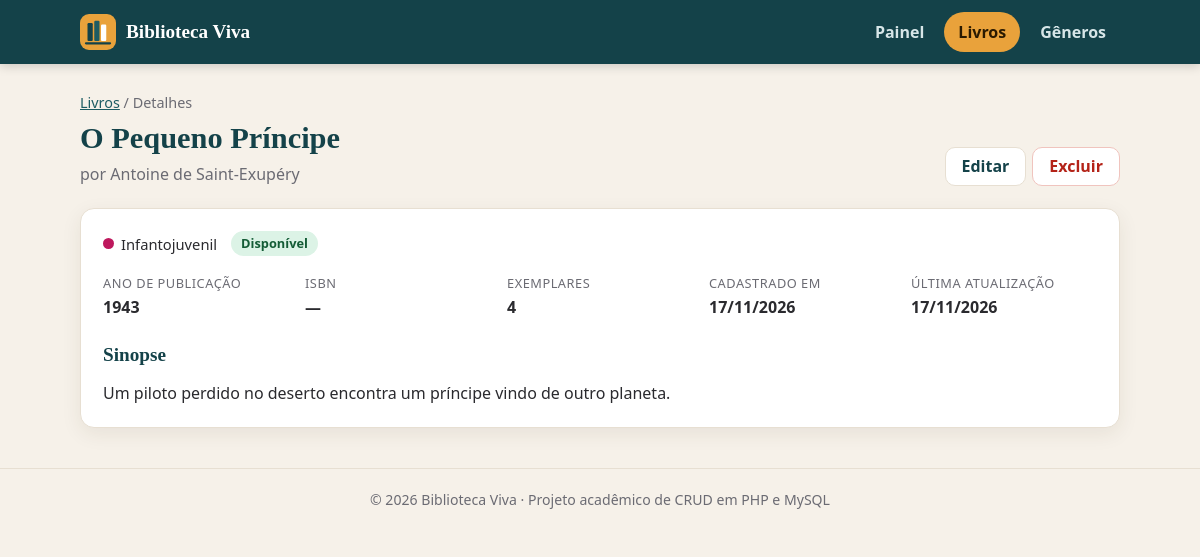
The page /public/index.php?pagina=livros&acao=ver&id=10 on the database its author committed.
### tables this page shows
CREATE TABLE `livros` (
    `id`             INT UNSIGNED NOT NULL AUTO_INCREMENT,
    `titulo`         VARCHAR(150) NOT NULL,
    `autor`          VARCHAR(100) NOT NULL,
    `ano_publicacao` SMALLINT UNSIGNED NULL,
    `isbn`           VARCHAR(13)  NULL,                     
    `sinopse`        TEXT         NULL,
    `exemplares`     INT UNSIGNED NOT NULL DEFAULT 1,
    `status`         ENUM('disponivel', 'emprestado', 'reservado') NOT NULL DEFAULT 'disponivel',
    `genero_id`      INT UNSIGNED NOT NULL,
    `criado_em`      TIMESTAMP    NOT NULL DEFAULT CURRENT_TIMESTAMP,
    `atualizado_em`  TIMESTAMP    NOT NULL DEFAULT CURRENT_TIMESTAMP ON UPDATE CURRENT_TIMESTAMP,
    PRIMARY KEY (`id`),
    UNIQUE KEY `uq_livros_isbn` (`isbn`),
    KEY `idx_livros_titulo` (`titulo`),
    KEY `idx_livros_genero` (`genero_id`),
    CONSTRAINT `fk_livros_genero`
        FOREIGN KEY (`genero_id`) REFERENCES `generos` (`id`)
        ON DELETE RESTRICT
        ON UPDATE CASCADE
);

CREATE TABLE `generos` (
    `id`        INT UNSIGNED NOT NULL AUTO_INCREMENT,
    `nome`      VARCHAR(60)  NOT NULL,
    `descricao` VARCHAR(255) NULL,
    `cor`       CHAR(7)      NOT NULL DEFAULT '#1d5c63',    
    `criado_em` TIMESTAMP    NOT NULL DEFAULT CURRENT_TIMESTAMP,
    PRIMARY KEY (`id`),
    UNIQUE KEY `uq_generos_nome` (`nome`)
);

### app/helpers/funcoes.php (called while the page is built, shortened)
<?php
function e($valor): string
{
    return htmlspecialchars((string) $valor, ENT_QUOTES, 'UTF-8');
}
function url(string $pagina = 'inicio', string $acao = 'listar', array $extra = []): string
{
    $parametros = array_merge(['pagina' => $pagina, 'acao' => $acao], $extra);
    return BASE_URL . '/index.php?' . http_build_query($parametros);
}
function data_br(?string $data): string
{
    return date('d/m/Y', strtotime($data));
}
function renderizar(string $view, array $dados = []): void
{
    extract($dados);
    require RAIZ . '/app/views/layout/topo.php';
    require RAIZ . '/app/views/' . $view . '.php';
    require RAIZ . '/app/views/layout/rodape.php';
}

### app/controllers/LivroController.php (called while the page is built, shortened)
<?php
class LivroController
{
    private Livro $livro;
    public function __construct(PDO $pdo)
    {
        $this->livro  = new Livro($pdo);
    }
    public function ver(int $id): void
    {
        $livro = $this->buscarOuVoltar($id);
        renderizar('livros/ver', ['titulo' => $livro['titulo'], 'livro' => $livro]);
    }
    private function buscarOuVoltar(int $id): array
    {
        $livro = $id > 0 ? $this->livro->buscar($id) : null;
        return $livro;
    }
}

### public/index.php (called while the page is built, shortened)
<?php
require_once RAIZ . '/app/helpers/funcoes.php';
require_once RAIZ . '/app/models/Livro.php';
require_once RAIZ . '/app/controllers/LivroController.php';
$pdo = (new Database())->conectar();
$rotas = [
    'inicio' => ['InicioController', [
        'listar' => 'index',
    ]],
    'livros' => ['LivroController', [
        'listar'    => 'listar',
        'ver'       => 'ver',
        'novo'      => 'novo',
        'criar'     => 'criar',
        'editar'    => 'editar',
        'atualizar' => 'atualizar',
        'excluir'   => 'excluir',
    ]],
    'generos' => ['GeneroController', [
        'listar'    => 'listar',
        'novo'      => 'novo',
        'criar'     => 'criar',
        'editar'    => 'editar',
        'atualizar' => 'atualizar',
        'excluir'   => 'excluir',
    ]],
];
$pagina = $_GET['pagina'] ?? 'inicio';
$acao   = $_GET['acao'] ?? 'listar';
$id     = (int) ($_GET['id'] ?? 0);
[$classe, $metodos] = $rotas[$pagina];
$metodo     = $metodos[$acao];
$controller = new $classe($pdo);
$controller->$metodo($id);

### app/models/Livro.php (called while the page is built, shortened)
<?php
class Livro
{
    private PDO $pdo;
    private string $selecao = 'l.id, l.titulo, l.autor, l.ano_publicacao, l.isbn, l.sinopse, l.exemplares,
                               l.status, l.genero_id, l.criado_em, l.atualizado_em,
                               g.nome AS genero_nome, g.cor AS genero_cor';
    public function __construct(PDO $pdo)
    {
        $this->pdo = $pdo;
    }
    public function buscar(int $id): ?array
    {
        $st = $this->pdo->prepare(
            "SELECT {$this->selecao}
             FROM livros l
             INNER JOIN generos g ON g.id = l.genero_id
             WHERE l.id = :id"
        );
        $st->execute([':id' => $id]);
        $livro = $st->fetch();
        return $livro ?: null;
    }
}

### app/views/livros/ver.php (the view)
<section class="cabecalho-pagina">
    <div>
        <p class="trilha"><a href="<?= e(url('livros')) ?>">Livros</a> / Detalhes</p>
        <h1><?= e($livro['titulo']) ?></h1>
        <p class="subtitulo">por <?= e($livro['autor']) ?></p>
    </div>
    <div class="acoes-linha">
        <a class="btn btn-claro" href="<?= e(url('livros', 'editar', ['id' => $livro['id']])) ?>">Editar</a>
        <form class="form-inline" method="post"
              action="<?= e(url('livros', 'excluir', ['id' => $livro['id']])) ?>"
              data-confirma="<?= e('Excluir o livro "' . $livro['titulo'] . '"? Esta ação não pode ser desfeita.') ?>">
            <button type="submit" class="btn btn-perigo">Excluir</button>
        </form>
    </div>
</section>
<section class="cartao">
    <div class="selos">
        <span class="chip"><i style="background: <?= e($livro['genero_cor']) ?>"></i><?= e($livro['genero_nome']) ?></span>
        <span class="selo selo-<?= e($livro['status']) ?>"><?= e(STATUS_LIVRO[$livro['status']] ?? $livro['status']) ?></span>
    </div>
    <dl class="dados">
        <div><dt>Ano de publicação</dt><dd><?= $livro['ano_publicacao'] ? (int) $livro['ano_publicacao'] : '—' ?></dd></div>
        <div><dt>ISBN</dt><dd><?= $livro['isbn'] ? e($livro['isbn']) : '—' ?></dd></div>
        <div><dt>Exemplares</dt><dd><?= (int) $livro['exemplares'] ?></dd></div>
        <div><dt>Cadastrado em</dt><dd><?= e(data_br($livro['criado_em'])) ?></dd></div>
        <div><dt>Última atualização</dt><dd><?= e(data_br($livro['atualizado_em'])) ?></dd></div>
    </dl>
    <h2>Sinopse</h2>
    <?php if ($livro['sinopse']): ?>
        <p class="sinopse"><?= nl2br(e($livro['sinopse'])) ?></p>
    <?php else: ?>
        <p class="sinopse texto-suave">Este livro ainda não tem sinopse.</p>
    <?php endif; ?>
</section>

### public/assets/css/style.css (style rules this page uses)
:root { --fundo: #f6f1e9; --papel: #ffffff; --tinta: #2a2a2e; --suave: #6b6b73; --linha: #e7dfd2; --primaria: #1d5c63; --primaria-escura: #144249; --destaque: #e9a23b; --sucesso: #1a7f4b; --perigo: #b42318; --raio: 14px; --sombra: 0 6px 20px rgba(60, 45, 20, 0.08); }
* { box-sizing: border-box; }
body { margin: 0; background: var(--fundo); color: var(--tinta); font-family: "Segoe UI", system-ui, -apple-system, Roboto, Arial, sans-serif; line-height: 1.5; }
h1, h2, h3 { margin: 0; font-family: Georgia, "Times New Roman", serif; line-height: 1.2; }
a { color: var(--primaria); }
.cabecalho-pagina { display: flex; justify-content: space-between; align-items: flex-end; gap: 16px; flex-wrap: wrap; margin-bottom: 22px; }
.cabecalho-pagina h1 { font-size: 1.9rem; color: var(--primaria-escura); }
.subtitulo { margin: 6px 0 0; color: var(--suave); }
.trilha { margin: 0 0 6px; font-size: 0.9rem; color: var(--suave); }
.btn { display: inline-block; padding: 9px 16px; border: 1px solid transparent; border-radius: 10px; font: inherit; font-weight: 600; line-height: 1.2; text-decoration: none; cursor: pointer; transition: background 0.15s, border-color 0.15s; }
.btn-claro { background: #ffffff; color: var(--primaria-escura); border-color: var(--linha); }
.btn-perigo { background: #ffffff; color: var(--perigo); border-color: #f0c4be; }
.cartao { background: var(--papel); border: 1px solid var(--linha); border-radius: var(--raio); box-shadow: var(--sombra); padding: 22px; }
.cartao h2 { font-size: 1.2rem; margin-bottom: 14px; color: var(--primaria-escura); }
.acoes-linha { display: flex; gap: 6px; align-items: center; flex-wrap: wrap; }
.form-inline { display: inline; margin: 0; }
.selo { display: inline-block; padding: 3px 10px; border-radius: 99px; font-size: 0.8rem; font-weight: 700; white-space: nowrap; }
.selo-disponivel { background: #dcf3e6; color: #145c36; }
.chip { display: inline-flex; align-items: center; gap: 7px; font-size: 0.92rem; }
.chip i { display: inline-block; width: 11px; height: 11px; border-radius: 50%; }
.selos { display: flex; align-items: center; gap: 14px; flex-wrap: wrap; }
.dados { display: grid; grid-template-columns: repeat(auto-fit, minmax(170px, 1fr)); gap: 16px; margin: 18px 0 24px; }
.dados dt { color: var(--suave); font-size: 0.8rem; letter-spacing: 0.04em; text-transform: uppercase; }
.dados dd { margin: 2px 0 0; font-weight: 600; }
.sinopse { max-width: 70ch; margin: 0; }

### rows shown on the page
livros: titulo "O Pequeno Príncipe", autor "Antoine de Saint-Exupéry", genero.nome "Infantojuvenil", status "Disponível", ano_publicacao "1943", exemplares "4", criado_em "17/11/2026", atualizado_em "17/11/2026", sinopse "Um piloto perdido no deserto encontra um príncipe vindo de outro planeta."

### other values the page prints
APP_NOME "Biblioteca Viva"
